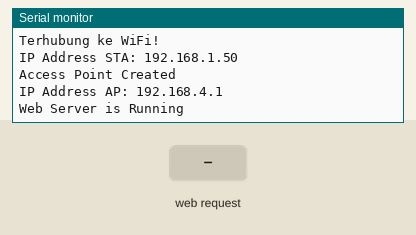
Simulated run of this sketch. Board: ESP8266 (NodeMCU). Parts: the last lines printed to the serial monitor. The inputs (shaded band) are chosen by the test bench. WiFi joins after 1.5 s; servers stay silent unless stated.

Above: at 2.7 s.
2.8 s: HTTP request GET /command?value=1 received
At 3.6 s:
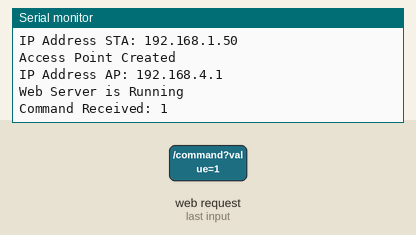
4.3 s: HTTP request GET /command?value=0 received
At 4.7 s:
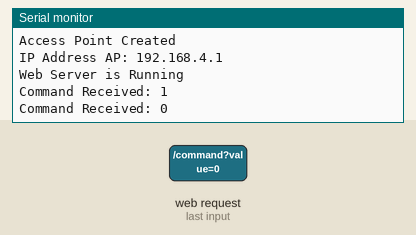

Measured:
- after the input at 2.8 s, the serial monitor: prints a new line at once (image 1)
- after the input at 4.3 s, the serial monitor: prints a new line at once (image 2)

The sketch:

nodemcu.ino
```cpp
#include <ESP8266WiFi.h>
#include <ESP8266WebServer.h>

const char* ssid_sta = "wifi";
const char* password_sta = "pass";

const char* ssid_ap = "namewifi";
const char* password_ap = "pass";

ESP8266WebServer server(80);

void setup() {
  Serial.begin(9600);

  WiFi.begin(ssid_sta, password_sta);
  Serial.print("Menghubungkan ke WiFi...");
  while (WiFi.status() != WL_CONNECTED) {
    delay(500);
    Serial.print(".");
  }
  Serial.println("\nTerhubung ke WiFi!");
  Serial.print("IP Address STA: ");
  Serial.println(WiFi.localIP());

  WiFi.softAP(ssid_ap, password_ap);
  Serial.println("Access Point Created");
  Serial.print("IP Address AP: ");
  Serial.println(WiFi.softAPIP());

  server.on("/command", handleCommand);
  server.begin();
  Serial.println("Web Server is Running");
}

void loop() {
  server.handleClient();
}

void handleCommand() {
  if (server.hasArg("value")) {
    int command = server.arg("value").toInt();
    Serial.print("Command Received: ");
    Serial.println(command);
  }
  server.send(200, "text/plain", "Command Received");
}
```
